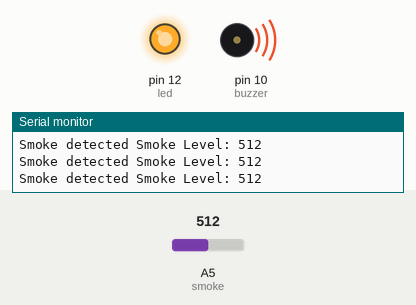
Recording of a sketch running on a simulated Arduino Uno, built with avr-gcc and run on an emulated ATmega328P. On the bench: output pins drawn as LEDs (lit = HIGH), buzzer (waves = sounding), the last lines printed to the serial monitor. The inputs (shaded band) are chosen by the test bench; at power-on: A5 (smoke) = 512.

Above: at 1.2 s.
1.3 s: A5 (smoke) set to 315
4.3 s: A5 (smoke) set to 288
At 4.8 s:
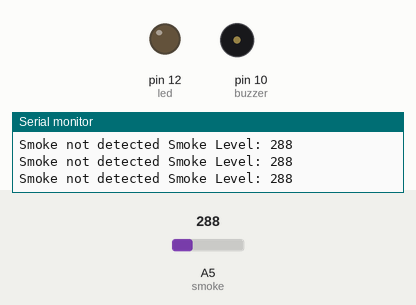
5.8 s: A5 (smoke) set to 306
At 6.3 s:
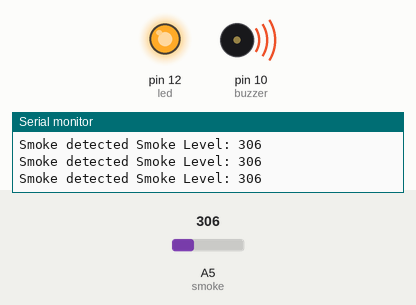
Timing chart, 0 to 8.8 s (numbered marks = the images above; inputs shaded):
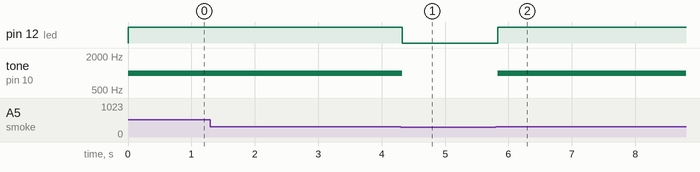

Measured:
- the behaviour switches between 301 and 300 on A5 (smoke) (found by bisection; images 0 and 1)
- after the input at 4.3 s, pin 12 (led): HIGH → LOW at once; tone on pin 10 (buzzer): 1000 Hz → silent at once
- after the input at 5.8 s, pin 12 (led): LOW → HIGH at once; tone on pin 10 (buzzer): silent → 1000 Hz at once

The sketch:

EX4D.ino
```cpp
int led = 12;
int buzzer = 10;
int smoke = A5;
int sensorThres = 300;

void setup() {
  pinMode(led, OUTPUT);
  pinMode(buzzer, OUTPUT);
  pinMode(smoke, INPUT);
  Serial.begin(9600);
}

void loop() {
  int analogSensor = analogRead(smoke);
  Serial.print("Smoke Level: ");
  Serial.println(analogSensor);

  if (analogSensor > sensorThres) {
    digitalWrite(led, HIGH);
    tone(buzzer, 1000);
    Serial.print("Smoke detected ");
  } else {
    digitalWrite(led, LOW);
    noTone(buzzer);
    Serial.print("Smoke not detected ");
  }

  delay(100);
}
```
